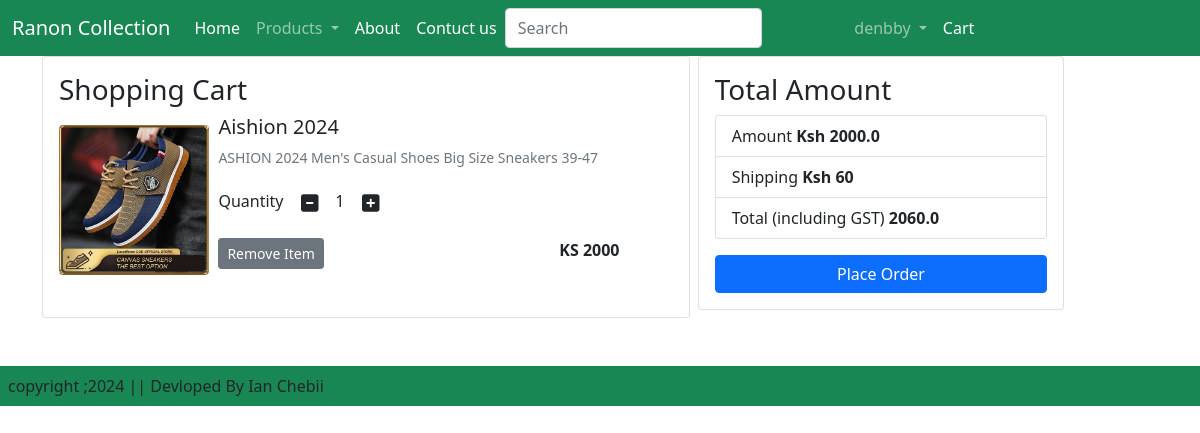
/showcart/ (signed in), run on the app's committed database.
### ecoapp/models.py (models this page shows, shortened)
class Cart(models.Model):
    user = models.ForeignKey(User, on_delete=models.CASCADE)
    product = models.ForeignKey(Product, on_delete=models.CASCADE)
    quantity = models.PositiveIntegerField(default=1)

class  Product(models.Model):
    title = models.CharField(max_length=100)
    selling_price= models.FloatField()
    discount_price = models.TextField()
    description= models.TextField()
    composition = models.TextField(default='')
    Category = models.CharField( choices = CATEGORY_CHOICES, max_length =2)
    product_image = models.ImageField(upload_to='product')

### ecoapp/views.py (the view)
# urls.py: path('showcart/', views.showcart , name='showcart'),
@login_required
def showcart(request):
    user = request.user
    cart = Cart.objects.filter(user=user)
    amount = sum(p.quantity * float(p.product.discount_price) for p in cart)
    totalamount = amount + 60
    return render(request, 'ecoapp/cart.html', {'cart': cart, 'totalamount': totalamount , 'amount':   amount})

### ecoapp/templates/ecoapp/cart.html (shortened to what this page needs)
{% extends "ecoapp/base.html" %}
{% load static %}
{% block maincontent %}
<div class="container">
    <div class="row g-2">
        {% if cart %}
        <div class="col-7">
            <div class="card">
                <div class="card-body">
                    <h3>Shopping Cart</h3>
                    {% for item in cart %}
                    <div class="row mb-3">
                        <div class="col-sm-3 text-center align-self-center">
                            <img src="{{ item.product.product_image.url }}" alt="{{ item.product.title }}" height="150" width="150">
                        </div>
                        <div class="col-sm-8">
                            <div>
                                <h5>{{ item.product.title }}</h5>
                                <p class="mb-2 text-muted small">{{ item.product.description }}</p>
                                <div class="my-3">
                                    <label for="quantity-{{ item.product.id }}">Quantity</label>
                                    <a class="minus-cart btn" pid="{{ item.product.id }}">
                                        <i class='fas fa-minus-square fa-lg'></i>
                                    </a>
                                    <span id="quantity-{{ item.product.id }}">{{ item.quantity }}</span>
                                    <a class="plus-cart btn" pid="{{ item.product.id }}">
                                        <i class='fas fa-plus-square fa-lg'></i>
                                    </a>
                                </div>
                                <div class="d-flex justify-content-between my-3">
                                    <a href="#" class="btn btn-sm btn-secondary remove-cart" pid="{{ item.product.id }}">Remove Item</a>
                                    <p class="mb-0"><strong>KS {{ item.product.discount_price }}</strong></p>
                                </div>
                            </div>
                        </div>
                    </div>
                    {% endfor %}
                </div>
            </div>
        </div>
        <div class="col-sm-4">
            <div class="card">
                <div class="card-body">
                    <h3>Total Amount</h3>
                    <ul class="list-group">
                        <li class="list-group-item">Amount <strong id="amount">Ksh {{ amount }}</strong></li>
                        <li class="list-group-item">Shipping <strong>Ksh 60</strong></li>
                        <li class="list-group-item">Total (including GST) <strong id="totalamount">{{ totalamount }}</strong></li>
                    </ul>
                    <div class="d-grid mt-3"><a href="{%url 'checkout' %}" class="btn btn-primary">Place Order</a></div>
                </div>
            </div>
        </div>
        {% else %}
        <div class="col-12">
            <h3 class="text-center">Your cart is empty.</h3>
        </div>
        {% endif %}
    </div>
</div>
{% endblock maincontent %}

### ecoapp/templates/ecoapp/base.html (shortened to what this page needs)
{% load static %}
<!DOCTYPE html>
<html lang="en">
<head>
    <link href="https://cdn.jsdelivr.net/npm/bootstrap@5.0.2/dist/css/bootstrap.min.css" rel="stylesheet">
    <link rel="stylesheet" href="{% static 'ecoapp/js/css/owl.carousel.min.css' %}">
    <link rel="stylesheet" href="{% static 'ecoapp\css\style.css' %}">
    <link rel="stylesheet" href="https://cdnjs.cloudflare.com/ajax/libs/font-awesome/6.5.2/css/all.min.css" />
</head>
<body>
    <nav class="navbar navbar-expand-lg navbar-dark bg-success">
        <div class="container-fluid">
          <a class="navbar-brand" href="#">Ranon Collection</a>
          <div class="collapse navbar-collapse" id="navbarSupportedContent">
            <ul class="navbar-nav me-auto mb-2 mb-lg-0">
              {% if user.is_authenticated %}
              <li class="nav-item">
                <a class="nav-link active" aria-current="page" href="{% url 'home' %}">Home</a>
              </li>
              <li class="nav-item dropdown">
                <a class="nav-link dropdown-toggle" href="#" id="navbarDropdown" role="button" data-bs-toggle="dropdown" aria-expanded="false">
                  Products
                </a>
              </li>
                <li class="nav-item">
                  <a class="nav-link text-white" href="{% url 'about' %}">About</a>
                </li>
                <li class="nav-item">
                  <a class="nav-link text-white" href="{% url 'contact' %}">Contuct us</a>
                </li>
            <form class="d-flex">
              <input class="form-control me-2" type="search" placeholder="Search" aria-label="Search">
              <button class="btn btn-outline-success" type="submit">Search</button>
            </form>
            <li class="nav-item dropdown">
              <a class="nav-link dropdown-toggle" href="#" id="navbarDropdown text-white" role="button" data-bs-toggle="dropdown" aria-expanded="false">
                {{request.user}}
              </a>
            </li>
            <li class="nav-item">
              <a class="nav-link text-white" href="{% url 'showcart' %}">Cart</a>
            </li>
        {%endif%}
      </nav>
      {% block maincontent%}{% endblock maincontent%}
    <footer class="container-fluid bg-success tex-center p-2 mt-5  ">
       copyright         ;2024 || Devloped By Ian Chebii
    </footer>
</body>
</html>

### static/ecoapp/css/style.css (style rules this page uses)
a { text-decoration: none; }

### data on the page
Cart: product.product_image (picture), product "Aishion 2024", product.description "ASHION 2024 Men's Casual Shoes Big Size Sneakers 39-47", quantity "1", product.discount_price "2000"

### other printed values
{{ request.user }} "denbby"
{{ amount }} "2000.0"
{{ totalamount }} "2060.0"
